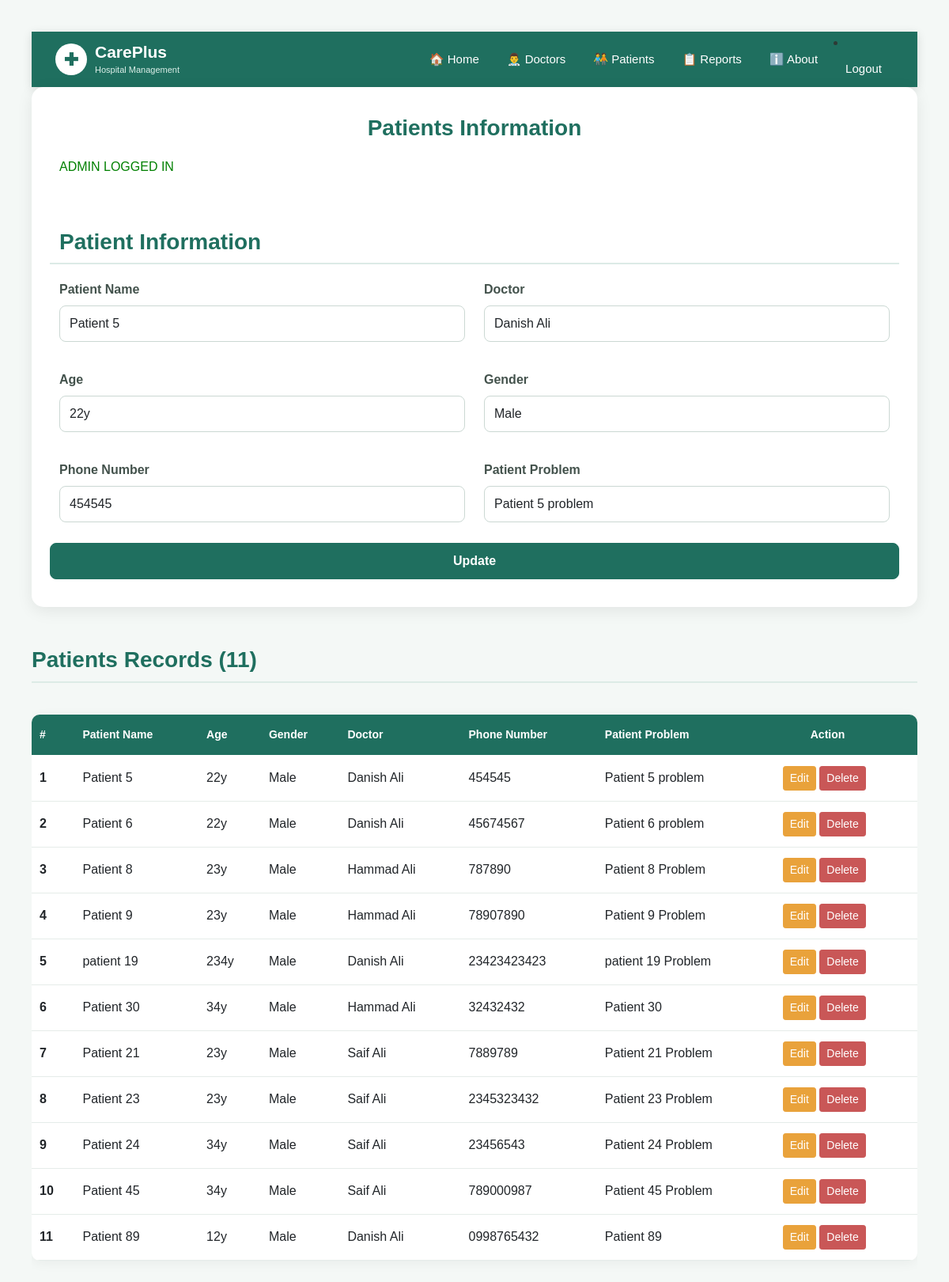
The page /edit_patient/6/ (signed in) on the database its author committed.
### hospital/models.py (models this page shows, shortened)
class Patient(models.Model):
    GENDER_CHOICES = [
        ("Male", "Male"),
        ("Female", "Female"),
        ("Other", "Other"),
    ]
    patient_name = models.CharField(max_length=100)
    age = models.CharField(max_length=50)
    gender = models.CharField(max_length=20, choices=GENDER_CHOICES)
    phone_number = models.CharField(max_length=30)
    patient_problem = models.CharField(max_length=100)
    doctor = models.ForeignKey(
        Doctor,
        on_delete=models.CASCADE,
        related_name="patients"
    )

class Doctor(models.Model):
    user = models.OneToOneField(
        User,
        on_delete=models.CASCADE,
        null=True,
        blank=True
    )
    GENDER_CHOICES = [
        ("Male", "Male"),
        ("Female", "Female"),
        ("Other", "Other"),
        ("Prefer not to say", "Prefer not to say"),
    ]
    first_name = models.CharField(max_length=100)
    last_name = models.CharField(max_length=100)
    date_of_birth = models.DateField()
    cnic = models.CharField(max_length=15)
    gender = models.CharField(max_length=20, choices=GENDER_CHOICES)
    phone_number = models.CharField(max_length=20)
    email = models.CharField(max_length=100)
    address = models.CharField(max_length=200)
    specialization = models.CharField(max_length=50)
    qualification = models.CharField(max_length=50)

### hospital/views.py (the view, shortened to what this page needs)
# urls.py: path("edit_patient/<int:id>/", views.edit_patient, name="edit_patient"),
@login_required
def edit_patient(request, id):
    patient = get_object_or_404(Patient, id=id)
    is_admin = request.user.groups.filter(
        name="Hospital Admin"
    ).exists()
    is_doctor = request.user.groups.filter(
        name="Doctor"
    ).exists()
    is_receptionist = request.user.groups.filter(
        name="Receptionist"
    ).exists()
    if is_admin:
        role = "admin"
    elif is_receptionist:
        role = "receptionist"
    elif is_doctor:
        role = "doctor"
    else:
        return redirect("patient")
    current_doctor = None
    if role in ("admin", "receptionist"):
        patients = Patient.objects.all()
        doctors = Doctor.objects.all()
    return render(request, "patient.html", {
        "patients": patients,
        "doctors": doctors,
        "edit_patient": patient,
        "is_admin": is_admin,
        "is_doctor": is_doctor,
        "is_receptionist": is_receptionist,
    })

### hospital/templates/patient.html (shortened to what this page needs)
<!DOCTYPE html>
<html lang="en">
<head>
    <link href="https://cdn.jsdelivr.net/npm/bootstrap@5.0.2/dist/css/bootstrap.min.css" rel="stylesheet">
</head>
{% include 'navbar.html' %}
<body>
    {% if edit_patient %}
<form method="POST" action="{% url 'edit_patient' edit_patient.id %}">
{% else %}
<form method="POST" action="{% url 'patient' %}">
{% endif %}
    <h1 class="page-title">Patients Information</h1>
    {% if is_admin %}
        <p style="color: green;">ADMIN LOGGED IN</p>
    {% endif %}
    <div class="row">
        <h3>Patient Information</h3>
        <div class="col-md-6 mb-3">
            <label for="patient_name" class="form-label">
                Patient Name
            </label>
            <input
                type="text"
                class="form-control"
                id="patient_name"
                name="patient_name"
                value="{{ edit_patient.patient_name|default:'' }}"
                required
            >
        </div>
        {% if is_admin or is_receptionist %}
        <div class="col-md-6 mb-3">
            <label for="doctor" class="form-label">
                Doctor
            </label>
            <select
                class="form-control"
                id="doctor"
                name="doctor"
                required
            >
                {% for doctor in doctors %}
                    <option
                        value="{{ doctor.id }}"
                        {% if edit_patient.doctor.id == doctor.id %}
                            selected
                        {% endif %}
                    >
                        {{ doctor.first_name }} {{ doctor.last_name }}
                    </option>
                {% endfor %}
            </select>
        </div>
        {% endif %}
        <div class="col-md-6 mb-3">
            <label for="age" class="form-label">
                Age
            </label>
            <input
                type="text"
                class="form-control"
                id="age"
                name="age"
                value="{{ edit_patient.age|default:'' }}"
                required
            >
        </div>
        <div class="col-md-6 mb-3">
            <label for="gender" class="form-label">
                Gender
            </label>
            <select
                class="form-control"
                id="gender"
                name="gender"
                required
            >
                <option value="Male"
                    {% if edit_patient.gender == "Male" %}
                        selected
                    {% endif %}
                >
                    Male
                </option>
            </select>
        </div>
        <div class="col-md-6 mb-3">
            <label for="phone_number" class="form-label">
                Phone Number
            </label>
            <input
                type="tel"
                class="form-control"
                id="phone_number"
                name="phone_number"
                value="{{ edit_patient.phone_number|default:'' }}"
                required
            >
        </div>
        <div class="col-md-6 mb-3">
            <label for="patient_problem" class="form-label">
                Patient Problem
            </label>
            <input
                type="text"
                class="form-control"
                id="patient_problem"
                name="patient_problem"
                value="{{ edit_patient.patient_problem|default:'' }}"
                required
            >
        </div>
        <button type="submit" class="btn btn-primary">
            {% if edit_patient %}
                Update
            {% else %}
                Submit
            {% endif %}
        </button>
    </div>
</form>
<h3>Patients Records ({{ patients|length }})</h3>
  <div class="table-responsive">
  <table class="table">
  <thead>
    <tr>
      <th scope="col">#</th>
      <th scope="col">Patient Name</th>
      <th scope="col">Age</th>
      <th scope="col">Gender</th>
      <th scope="col">Doctor</th>
      <th scope="col">Phone Number</th>
      <th scope="col">Patient Problem</th>
      <th scope="col">&nbsp; &nbsp; &nbsp; &nbsp; &nbsp;Action</th>
    </tr>
  </thead>
  <tbody>
    {% for a in patients %}
    <tr>
      <th scope="row">{{forloop.counter}}</th>
      <td>{{a.patient_name}}</td>
      <td>{{a.age}}</td>
      <td>{{a.gender}}</td>
      <td>{{ a.doctor.first_name }} {{ a.doctor.last_name }}</td>
      <td>{{a.phone_number}}</td>
      <td>{{a.patient_problem}}</td>
      <td>
                <a href="{% url 'edit_patient' a.id %}" class="btn btn-warning btn-sm">
                    Edit
                </a>
                <a href="{% url 'delete_patient' a.id %}" class="btn btn-danger btn-sm">
                    Delete
                </a>
            </td>
    </tr>
    {% endfor %}
  </tbody>
</table>
</body>
</html>

### hospital/templates/navbar.html (style rules this page uses)
* { box-sizing: border-box; }
body { margin: 0; background-color: #f4f8f6; font-family: Arial, sans-serif; }
.page-title { color: #1f6f5f; font-size: 28px; font-weight: 700; margin-bottom: 20px; }

### hospital/templates/patient.html (style rules this page uses)
* { box-sizing: border-box; }
body { background-color: #f4f8f6; font-family: Arial, sans-serif; color: #2d3a35; padding: 40px; }
form { background-color: #ffffff; max-width: 1400px; margin: auto; padding: 35px; border-radius: 15px; box-shadow: 0 5px 20px rgba(0, 0, 0, 0.08); }
h3 { color: #1f6f5f; font-weight: 700; margin-top: 25px; margin-bottom: 20px; padding-bottom: 10px; border-bottom: 2px solid #dcebe6; }
.form-label, label { font-weight: 600; color: #43524c; }
.form-control { border: 1px solid #cbd8d3; border-radius: 8px; padding: 10px 12px; }
select { width: 100%; padding: 10px 12px; border: 1px solid #cbd8d3; border-radius: 8px; margin-bottom: 20px; background-color: white; }
.btn-primary { background-color: #1f6f5f; border-color: #1f6f5f; padding: 10px 30px; border-radius: 8px; font-weight: 600; margin-top: 10px; }
h3:last-of-type { margin-top: 50px; }
.table { margin-top: 20px; background-color: white; border-radius: 10px; overflow: hidden; box-shadow: 0 3px 15px rgba(0, 0, 0, 0.05); }
.table thead { background-color: #1f6f5f; color: white; }
.table thead th { padding: 15px 10px; white-space: nowrap; font-size: 14px; vertical-align: middle; }
.table tbody td, .table tbody th { padding: 13px 10px; vertical-align: middle; border-color: #e5ece9; }
.btn-warning { background-color: #e9a23b; border-color: #e9a23b; color: white; }
.btn-danger { background-color: #c95757; border-color: #c95757; }
.page-title { text-align: center; color: #1f6f5f; }

### rows shown on the page
Patient: patient_name "Patient 5", doctor "Danish Ali", age "22y", gender "Male", phone_number "454545", patient_problem "Patient 5 problem", doctor.first_name "Danish", doctor.last_name "Ali"
Patient: patient_name "Patient 6", age "22y", gender "Male", doctor.first_name "Danish", doctor.last_name "Ali", phone_number "45674567", patient_problem "Patient 6 problem"
Patient: patient_name "Patient 8", age "23y", gender "Male", doctor.first_name "Hammad", doctor.last_name "Ali", phone_number "787890", patient_problem "Patient 8 Problem"
Patient: patient_name "Patient 9", age "23y", gender "Male", doctor.first_name "Hammad", doctor.last_name "Ali", phone_number "78907890", patient_problem "Patient 9 Problem"
Patient: patient_name "patient 19", age "234y", gender "Male", doctor.first_name "Danish", doctor.last_name "Ali", phone_number "23423423423", patient_problem "patient 19 Problem"
Patient: patient_name "Patient 30", age "34y", gender "Male", doctor.first_name "Hammad", doctor.last_name "Ali", phone_number "32432432", patient_problem "Patient 30"
Patient: patient_name "Patient 21", age "23y", gender "Male", doctor.first_name "Saif", doctor.last_name "Ali", phone_number "7889789", patient_problem "Patient 21 Problem"
Patient: patient_name "Patient 23", age "23y", gender "Male", doctor.first_name "Saif", doctor.last_name "Ali", phone_number "2345323432", patient_problem "Patient 23 Problem"
Patient: patient_name "Patient 24", age "34y", gender "Male", doctor.first_name "Saif", doctor.last_name "Ali", phone_number "23456543", patient_problem "Patient 24 Problem"
Patient: patient_name "Patient 45", age "34y", gender "Male", doctor.first_name "Saif", doctor.last_name "Ali", phone_number "789000987", patient_problem "Patient 45 Problem"
Patient: patient_name "Patient 89", age "12y", gender "Male", doctor.first_name "Danish", doctor.last_name "Ali", phone_number "0998765432", patient_problem "Patient 89"

### other values the page prints
{{ patients|length }} "11"
